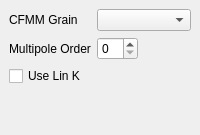
           <widget class="QWidget" name="LargeMoleculesCFMM" >
            <layout class="QVBoxLayout" >
             <property name="margin" >
              <number>9</number>
             </property>
             <property name="spacing" >
              <number>6</number>
             </property>
             <item>
              <layout class="QGridLayout" >
               <property name="margin" >
                <number>0</number>
               </property>
               <property name="spacing" >
                <number>6</number>
               </property>
               <item row="2" column="0" >
                <widget class="QCheckBox" name="lin_k" >
                 <property name="text" >
                  <string>Use Lin K</string>
                 </property>
                </widget>
               </item>
               <item row="1" column="0" >
                <widget class="QLabel" name="label_46" >
                 <property name="text" >
                  <string>Multipole Order</string>
                 </property>
                </widget>
               </item>
               <item row="0" column="0" >
                <widget class="QLabel" name="label_47" >
                 <property name="text" >
                  <string>CFMM Grain</string>
                 </property>
                </widget>
               </item>
               <item row="0" column="1" >
                <widget class="QComboBox" name="cfmm_grain" >
                 <property name="editable" >
                  <bool>false</bool>
                 </property>
                </widget>
               </item>
               <item row="1" column="1" >
                <layout class="QGridLayout" >
                 <property name="margin" >
                  <number>0</number>
                 </property>
                 <property name="spacing" >
                  <number>6</number>
                 </property>
                 <item row="0" column="1" >
                  <widget class="QSpinBox" name="cfmm_order" />
                 </item>
                 <item row="0" column="2" >
                  <spacer>
                   <property name="orientation" >
                    <enum>Qt::Horizontal</enum>
                   </property>
                   <property name="sizeHint" >
                    <size>
                     <width>40</width>
                     <height>20</height>
                    </size>
                   </property>
                  </spacer>
                 </item>
                </layout>
               </item>
              </layout>
             </item>
             <item>
              <spacer>
               <property name="orientation" >
                <enum>Qt::Vertical</enum>
               </property>
               <property name="sizeHint" >
                <size>
                 <width>20</width>
                 <height>40</height>
                </size>
               </property>
              </spacer>
             </item>
            </layout>
           </widget>
